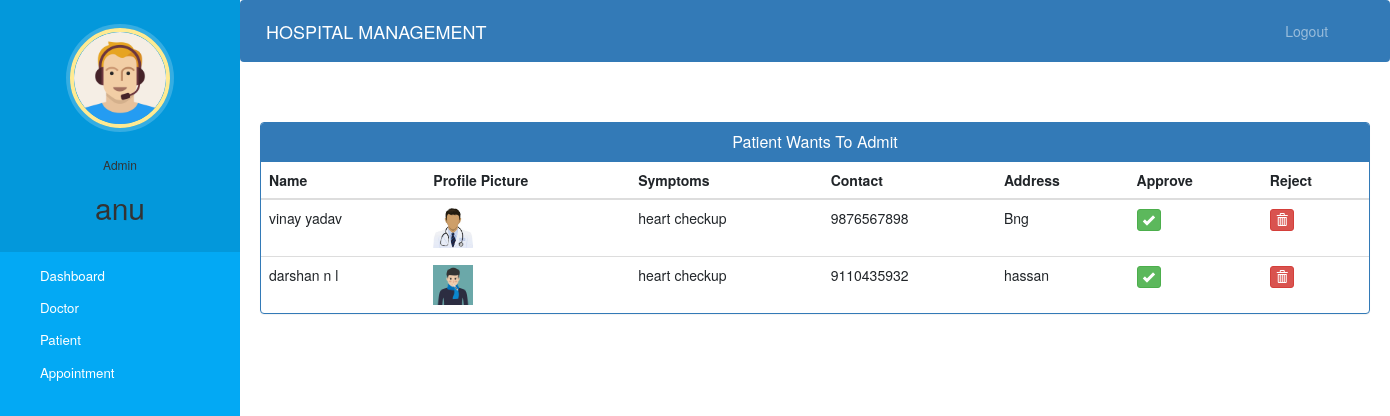
The app's page /admin-approve-patient (signed in) with its own data.
### hospital/models.py (models this page shows, shortened)
class Patient(models.Model):
    user=models.OneToOneField(User,on_delete=models.CASCADE)
    profile_pic= models.ImageField(upload_to='profile_pic/PatientProfilePic/',null=True,blank=True)
    address = models.CharField(max_length=40)
    mobile = models.CharField(max_length=20,null=False)
    symptoms = models.CharField(max_length=100,null=False)
    assignedDoctorId = models.PositiveIntegerField(null=True)
    admitDate=models.DateField(auto_now=True)
    status=models.BooleanField(default=False)
    @property
    def get_name(self):
        return self.user.first_name+" "+self.user.last_name

### hospital/views.py (the view)
# urls.py: path('admin-approve-patient', views.admin_approve_patient_view,name='admin-approve-patient'),
@login_required(login_url='adminlogin')
@user_passes_test(is_admin)
def admin_approve_patient_view(request):
    patients=models.Patient.objects.all().filter(status=False)
    return render(request,'hospital/admin_approve_patient.html',{'patients':patients})

### hospital/views.py (called while the page is built)
def is_admin(user):
    return user.groups.filter(name='ADMIN').exists()

### templates/hospital/admin_approve_patient.html (shortened to what this page needs)
{% extends 'hospital/admin_base.html' %}
{% block content %}
{%load static%}
<head>
  <link href="//netdna.bootstrapcdn.com/bootstrap/3.0.0/css/bootstrap.min.css" rel="stylesheet" id="bootstrap-css">
</head>
<div class="container">
  <div class="panel panel-primary">
    <div class="panel-heading">
      <h6 class="panel-title">Patient Wants To Admit</h6>
    </div>
    <table class="table table-hover" id="dev-table">
      <thead>
        <tr>
          <th>Name</th>
          <th>Profile Picture</th>
          <th>Symptoms</th>
          <th>Contact</th>
          <th>Address</th>
          <th>Approve</th>
          <th>Reject</th>
        </tr>
      </thead>
      {% for p in patients %}
      <tr>
        <td> {{p.get_name}}</td>
        <td> <img src="{% static p.profile_pic.url %}" alt="Profile Pic" height="40px" width="40px" /></td>
        <td>{{p.symptoms}}</td>
        <td>{{p.mobile}}</td>
        <td>{{p.address}}</td>
        <td><a class="btn btn-success btn-xs" href="{% url 'approve-patient' p.id  %}"><span class="glyphicon glyphicon-ok"></span></a></td>
        <td><a class="btn btn-danger btn-xs" href="{% url 'reject-patient' p.id  %}"><span class="glyphicon glyphicon-trash"></span></a></td>
      </tr>
      {% endfor %}
    </table>
  </div>
</div>
{% endblock content %}

### templates/hospital/admin_base.html (shortened to what this page needs)
<!DOCTYPE html>
{% load static %}
<html lang="en">
<head>
  <link rel="stylesheet" href="https://stackpath.bootstrapcdn.com/bootstrap/4.3.1/css/bootstrap.min.css">
  <link rel="stylesheet" href="https://maxcdn.bootstrapcdn.com/font-awesome/4.7.0/css/font-awesome.min.css">
  <link rel="stylesheet" href="{% static '/style.css' %}">
</head>
<body>
  <nav class="menu" tabindex="0">
    <header class="avatar">
      <img src="{% static "images/adminpropic.png" %}" />
      <br><br>
      <h6>Admin</h6>
      <h2>{{request.user.first_name}}</h2>
    </header>
    <ul>
      <li tabindex="0" class="icon-dashboard"> <a style="color:white; text-decoration:none;" href="/admin-dashboard"><span>Dashboard</span></a> </li>
      <li tabindex="0" class="icon-customers"> <a style="color:white; text-decoration:none;" href="/admin-doctor"><span>Doctor</span></a></li>
      <li tabindex="0" class="icon-users"> <a style="color:white; text-decoration:none;" href="/admin-patient"><span>Patient</span></a></li>
      <li tabindex="0" class="icon-calendar"> <a style="color:white; text-decoration:none;" href="/admin-appointment"><span>Appointment</span></a></li>
    </ul>
  </nav>
  <main>
    <div class="bs-example">
      <nav class="navbar navbar-expand-md  navbar-dark fixed-top" style="background:#337AB7;">
        <a href="/admin-dashboard" class="navbar-brand">HOSPITAL MANAGEMENT</a>
        <div class="collapse navbar-collapse justify-content-between" id="navbarCollapse">
          <div class="navbar-nav" style=" margin-left: 90%;">
            <a href="/logout" class="nav-item nav-link">Logout</a>
          </div>
        </div>
      </nav>
    </div>
    <br><br>
    {% block content %}
    {% endblock content %}
    <br><br><br><br>
  </main>
</body>
</html>

### static/style.css (style rules this page uses)
body { padding-left: 240px; }
main { position: relative; height: 100vh; }
.menu { background: #5bc995; height: 100vh; width: 240px; position: fixed; top: 0px; left: 0; z-index: 5; outline: none; }
.menu .avatar { background: rgba(0, 0, 0, 0.1); padding: 2em 0.5em; text-align: center; }
.menu .avatar img { width: 100px; border-radius: 50%; overflow: hidden; border: 4px solid #ffea92; box-shadow: 0 0 0 4px rgba(255, 255, 255, 0.2); }
.menu .avatar h2 { font-weight: normal; margin-bottom: 0; }
.menu ul { list-style: none; padding: 0.5em 0; margin: 0; }
.menu ul li { padding: 0.5em 1em 0.5em 3em; font-size: 0.95em; font-weight: regular; background-repeat: no-repeat; background-position: left 15px center; background-size: auto 20px; transition: all 0.15s linear; cursor: pointer; }
.menu ul li.icon-dashboard { background-image: url("http://www.entypo.com/images//gauge.svg"); }
.menu ul li.icon-customers { background-image: url("http://www.entypo.com/images//briefcase.svg"); }
.menu ul li.icon-users { background-image: url("http://www.entypo.com/images//users.svg"); }
.menu ul li.icon-calendar { background-image: url("http://www.entypo.com/images//calendar.svg"); }

### templates/hospital/admin_base.html (style rules this page uses)
a:link { text-decoration: none; }
a { color: white; }
body { padding-left: 240px; }
main { position: relative; height: 100vh; }
.menu { background: #03a9f4; height: 100vh; width: 240px; position: fixed; top: 0px; left: 0; z-index: 5; outline: none; }
.menu .avatar { background: rgba(0, 0, 0, 0.1); padding: 2em 0.5em; text-align: center; }
.menu .avatar img { width: 100px; border-radius: 50%; overflow: hidden; border: 4px solid #ffea92; box-shadow: 0 0 0 4px rgba(255, 255, 255, 0.2); }
.menu .avatar h2 { font-weight: normal; margin-bottom: 0; }
.menu ul { list-style: none; padding: 0.5em 0; margin: 0; }
.menu ul li { padding: 0.5em 1em 0.5em 3em; font-size: 0.95em; font-weight: regular; background-repeat: no-repeat; background-position: left 15px center; background-size: auto 20px; transition: all 0.15s linear; cursor: pointer; }
.menu ul li.icon-dashboard { background-image: url("http://www.entypo.com/images//gauge.svg"); }
.menu ul li.icon-customers { background-image: url("http://www.entypo.com/images//briefcase.svg"); }
.menu ul li.icon-users { background-image: url("http://www.entypo.com/images//users.svg"); }
.menu ul li.icon-calendar { background-image: url("http://www.entypo.com/images//calendar.svg"); }

### templates/hospital/admin_approve_patient.html (style rules this page uses)
a:link { text-decoration: none; }
h6 { text-align: center; }

### records on screen
Patient: get_name "vinay yadav", profile_pic (picture), symptoms "heart checkup", mobile "9876567898", address "Bng"
Patient: get_name "darshan n l", profile_pic (picture), symptoms "heart checkup", mobile "9110435932", address "hassan"

### other values on screen
{{ request.user.first_name }} "anu"
